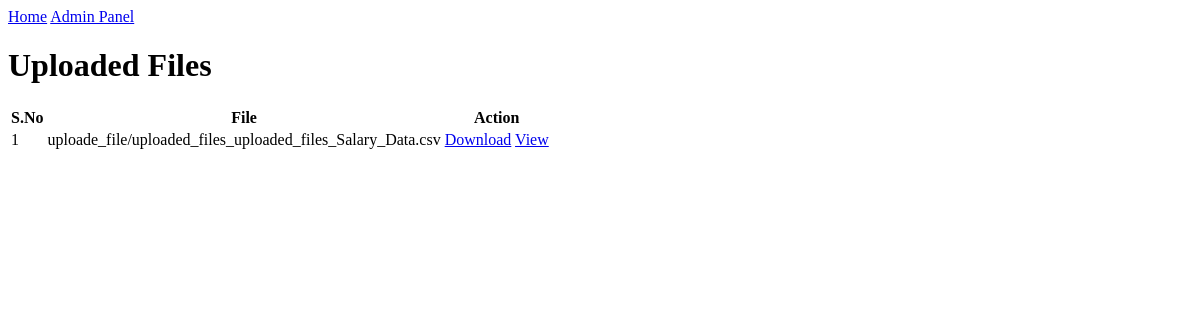
The page /admin_all/ (signed in) on the database as committed earlier.
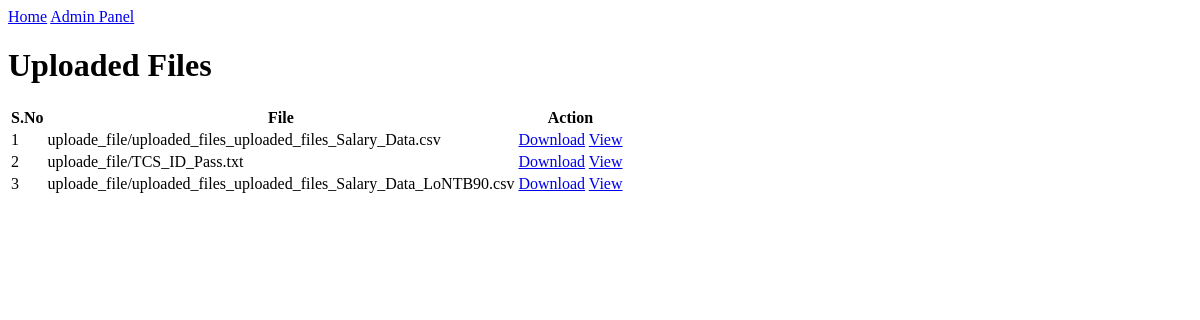
The same page on the database as committed later.
### home/models.py (models this page shows)
class UploaderFile(models.Model):
    file = models.FileField(upload_to='uploade_file/')
    uploaded_at = models.DateTimeField(auto_now_add=True)

### home/views.py (the view)
# urls.py: path('admin_all/',views.admin, name='admin_page'),
@staff_member_required(login_url="admin:login")
def admin(request):
    uploaded_file = UploaderFile.objects.all()
    return render(request, "admin.html", {"uploaded_file": uploaded_file})

### home/templates/admin.html
{% extends 'base.html' %}
{% block content %}
<h1>Uploaded Files</h1>
<table>
    <thead>
        <tr>
            <th>S.No</th>
            <th>File</th>
            <th>Action</th>
        </tr>
    </thead>
    <tbody>
        {% for file in uploaded_file %}
        <tr>
            <td>{{forloop.counter}}</td>
            <td>{{file.file.name}}</td>
            <td>
                <a href="{% url 'downloade_file' file.id %}">Download</a>
                <a href="{% url 'view_file' file.id %}">View</a>
            </td>
        </tr>
        {% endfor %}
    </tbody>
</table>
{% endblock %}

### home/templates/base.html (shortened to what this page needs)
<!DOCTYPE html>
<html>
<head>
</head>
<body>
    <nav>
        <a href="{% url 'home' %}">Home</a>
        <a href="{% url 'admin_page' %}">Admin Panel</a>
    </nav>
    {% block content %}{% endblock %}
</body>
</html>

Rows that differ between the two databases and show on the page:
added UploaderFile: file.name "uploade_file/TCS_ID_Pass.txt"
added UploaderFile: file.name "uploade_file/uploaded_files_uploaded_files_Salary_Data_LoNTB90.csv"
